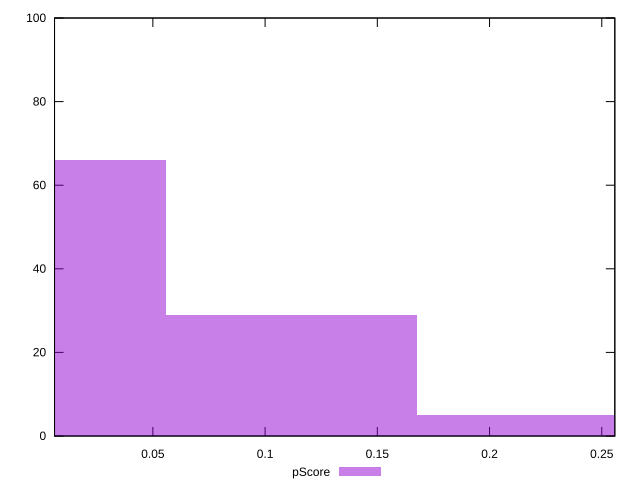

This chart was generated by the following gnuplot code:
reset

$pScore <<EOF
0.11187856265470997 29
0 66
0.22375712530941994 5
EOF

set key outside below
set boxwidth 0.11187856265470997
set xrange [0.006190358373928895:0.2558138141983263]
set yrange [0:100]
set trange [0:100]
set style fill transparent solid 0.5 noborder
set terminal svg size 640, 490 enhanced background rgb 'white'
set output "report/report_00029_2021-02-24T13-36-40.390Z/total-blocking-time/samples/astro/pScore/histogram.svg"

plot $pScore title "pScore" with boxes

reset
